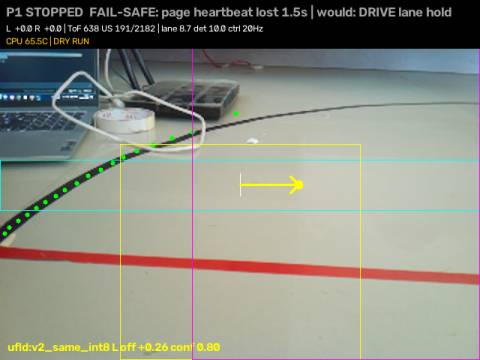
#> input picture logs/lanecheck_stopline.jpg, 480 x 360 px
$ python tune_hsv.py logs/lanecheck_stopline.jpg
#> lines starting #> are read from the running program, lines starting #| are printed output that depends on the picture; after the words box and inside, x2 and y2 are one past the last pixel; in counts of white or black regions, pixels touching at a corner belong together
"""
Tune the tape HSV range on a photo from the car's camera (run on the laptop).

    python tune_hsv.py test_photo.jpg

Move the trackbars until only the tape is white in the mask (inside the ROI box).
Press p to print the values, q/Esc to quit (also prints them).
Paste the printed lines into config.py.
"""
import sys

import cv2
import numpy as np

import config

WIN = "tune_hsv"


def main():
    if len(sys.argv) < 2:
        print(__doc__)
        sys.exit(1)
    img = cv2.imread(sys.argv[1])
#> img is the input picture: shape (360, 480, 3); mean B, G, R 130.1, 140.6, 139
    if img is None:
        sys.exit(f"cannot read {sys.argv[1]}")
    img = cv2.resize(img, (config.CAM_WIDTH, config.CAM_HEIGHT))
#> img: shape (480, 640, 3)
    hsv = cv2.cvtColor(img, cv2.COLOR_BGR2HSV)
#> hsv: shape (480, 640, 3); mean H, S, V 45.9, 39.2, 147.4

    cv2.namedWindow(WIN, cv2.WINDOW_NORMAL)
    lo, hi = config.HSV_LOWER, config.HSV_UPPER
    for name, val, mx in (("H min", lo[0], 179), ("S min", lo[1], 255), ("V min", lo[2], 255),
                          ("H max", hi[0], 179), ("S max", hi[1], 255), ("V max", hi[2], 255)):
        cv2.createTrackbar(name, WIN, int(val), mx, lambda _: None)

    def values():
        g = lambda n: cv2.getTrackbarPos(n, WIN)
        return (g("H min"), g("S min"), g("V min")), (g("H max"), g("S max"), g("V max"))

    def dump():
        l, h = values()
        print(f"HSV_LOWER = {l}\nHSV_UPPER = {h}")

    while True:
        l, h = values()
        mask = cv2.inRange(hsv, np.array(l, np.uint8), np.array(h, np.uint8))
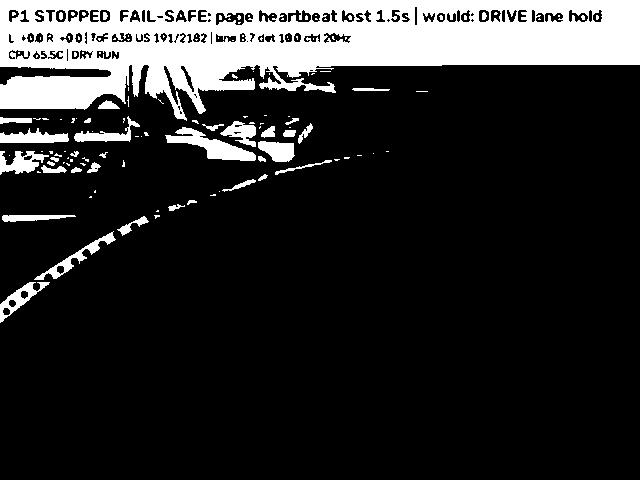
#> mask: shape (480, 640); 17.2% white; 139 white regions (103 under 20 px), largest, box (x1, y1, x2, y2) and area: (0, 0, 640, 121) 44616, (165, 127, 256, 161) 1205, (0, 128, 69, 143) 645
        masked = cv2.bitwise_and(img, img, mask=mask)
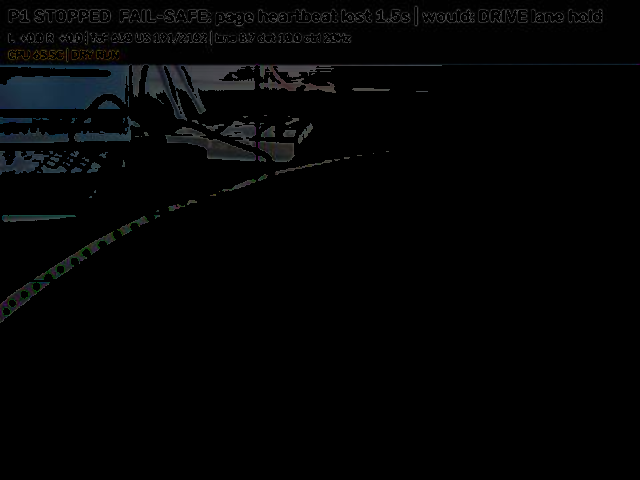
#> masked: shape (480, 640, 3); mean B, G, R 4.1, 3.8, 3.2
        mask_bgr = cv2.cvtColor(mask, cv2.COLOR_GRAY2BGR)
        for v in (img, mask_bgr, masked):
            cv2.rectangle(v, (0, config.ROI_TOP), (config.CAM_WIDTH - 1, config.ROI_BOTTOM - 1), (255, 255, 0), 1)
#> this loop made 3 passes
        roi_px = cv2.countNonZero(mask[config.ROI_TOP:config.ROI_BOTTOM])
#> roi_px = 7293
        view = np.hstack([img, mask_bgr, masked])
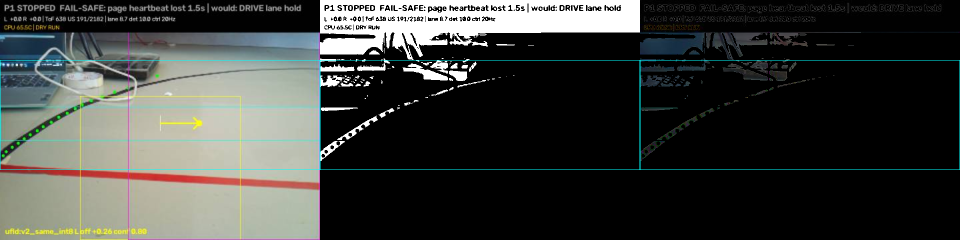
#> view: shape (480, 1920, 3) (shown at 1/2 size); mean B, G, R 60.4, 63.9, 61.7
        cv2.putText(view, f"ROI mask px: {roi_px} (min {config.MIN_MASK_PIXELS})", (10, 25),
                    cv2.FONT_HERSHEY_SIMPLEX, 0.7, (0, 255, 255), 2)
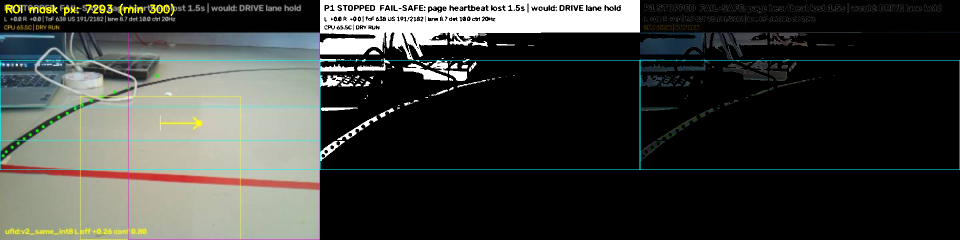
#> view: shape (480, 1920, 3) (shown at 1/2 size); 0.24% of pixels changed, all inside (x1, y1, x2, y2) = (12, 7, 349, 32)
        cv2.imshow(WIN, view)
        k = cv2.waitKey(30) & 0xFF
#> (key q is pressed here)
        if k == ord("p"):
            dump()
        elif k in (ord("q"), 27):
            dump()
            break
        if cv2.getWindowProperty(WIN, cv2.WND_PROP_VISIBLE) < 1:
            dump()
            break
    cv2.destroyAllWindows()


if __name__ == "__main__":
    main()
